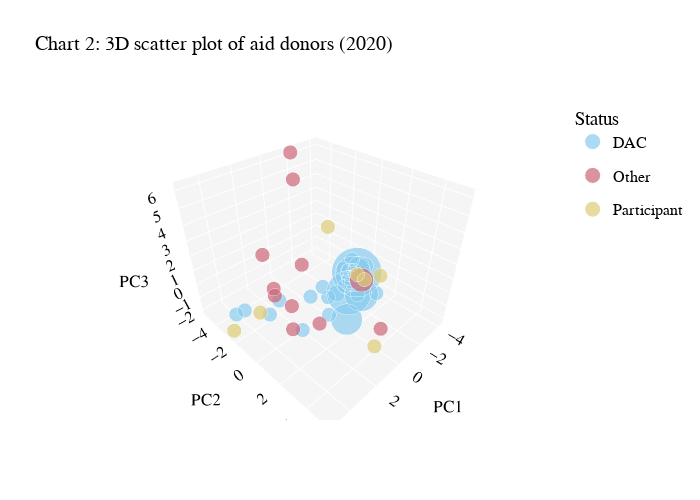

Notebook source saved alongside this figure:
### Code cell
fig15 = create_3D_scatterplot(transformed_df, 2)
fig15.show()

### Figure 1 — Plotly figure (JSON) as saved in the notebook; plotly's stock layout.template omitted (floating-point values rounded to 4 significant figures)
{"data": [{"hovertemplate": "%{text} <br>(%{x}, %{y}, %{z})", "legendgroup": "DAC", "marker": {"color": "rgb(136, 204, 238)", "size": [413.0, 829.2, 6349.0, 4248.0, 1273.0, 325.4, 90.73, 2987.0, 2869.0, 2344.0, 4196.0, 987.8, 299.1, 16260.0, 28710.0, 57.9, 3563.0, 35580.0, 18570.0, 2652.0, 1278.0, 14120.0, 5052.0, 417.9, 141.2, 5359.0, 452.3, 529.7, 2250.0], "sizemin": 20, "sizemode": "area", "sizeref": 15}, "mode": "markers", "name": "DAC", "showlegend": true, "text": ["Portugal", "Poland", "Sweden", "Italy", "Austria", "Greece", "Slovenia", "Spain", "Australia", "Belgium", "Norway", "Ireland", "Czech Republic", "Japan", "Germany", "Iceland", "Switzerland", "United States", "United Kingdom", "Denmark", "Finland", "France", "Canada", "Hungary", "Slovak Republic", "Netherlands", "Luxembourg", "New Zealand", "Korea"], "type": "scatter3d", "x": [1.5, 2.861, -3.9, -0.6348, -0.1285, 4.881, 3.944, -0.8665, -1.683, -2.582, -4.191, -2.77, -0.318, 0.4697, -1.471, -2.245, -2.322, -1.622, -2.626, -3.024, -2.648, -0.171, -2.269, 2.15, 2.465, -2.606, -3.37, -1.027, -0.1298], "y": [1.685, -1.936, -0.7245, 0.2588, -1.522, -2.269, -2.913, -0.6646, 0.6663, 0.3631, -0.4677, -0.04448, -0.6183, 2.977, 0.496, -0.1919, -0.1878, 0.8827, -0.177, -0.635, -1.029, 1.53, -0.1776, 0.1904, -1.407, -0.2488, 1.271, 0.5333, 1.781], "z": [-0.3115, -1.795, -1.091, -0.9137, -1.944, -0.6697, -1.394, -1.922, 0.4817, -2.131, -1.076, -0.8355, -0.7248, 1.3, -1.185, -0.2319, -0.8925, 0.5284, -0.7121, -0.04551, -0.7558, -1.896, -0.4078, -2.091, -0.5975, -1.318, -1.925, -0.4271, 1.13]}, {"hovertemplate": "%{text} <br>(%{x}, %{y}, %{z})", "legendgroup": "Other", "marker": {"color": "rgb(204, 102, 119)", "size": [72.02, 49.93, 8124.0, 53.4, 40.62, 291.0, 76.99, 406.4, 37.11, 14.83, 63.34], "sizemin": 20, "sizemode": "area", "sizeref": 15}, "mode": "markers", "name": "Other", "showlegend": true, "text": ["Lithuania", "Estonia", "Türkiye", "Malta", "Latvia", "Israel", "Croatia", "Chinese Taipei", "Kazakhstan", "Cyprus", "Thailand"], "type": "scatter3d", "x": [2.092, -0.1982, 1.771, 3.541, 1.138, 3.296, 3.251, 3.733, -2.011, -1.003, 1.629], "y": [-2.374, -2.35, 3.931, 1.023, -4.566, 2.77, -0.725, 1.273, -5.08, -3.761, 5.172], "z": [-0.4944, 0.1317, 3.512, -0.4364, 0.4521, 1.028, 0.6582, 1.485, 6.177, 5.153, 1.203]}, {"hovertemplate": "%{text} <br>(%{x}, %{y}, %{z})", "legendgroup": "Participant", "marker": {"color": "rgb(221, 204, 119)", "size": [1853.0, 85.72, 308.9, 388.4, 1821.0, 44.38, 591.5], "sizemin": 20, "sizemode": "area", "sizeref": 15}, "mode": "markers", "name": "Participant", "showlegend": true, "text": ["United Arab Emirates", "Bulgaria", "Romania", "Kuwait", "Saudi Arabia", "Azerbaijan", "Qatar"], "type": "scatter3d", "x": [-1.508, 4.121, 5.099, 2.079, -0.6205, -1.361, -0.7149], "y": [2.702, -0.999, -2.446, 5.234, 1.792, -1.235, 2.217], "z": [1.292, -0.1922, -1.925, 0.4029, 1.363, 2.846, 1.197]}], "layout": {"font": {"color": "black", "family": "Montserrat", "size": 14}, "height": 500, "legend": {"font": {"size": 16}, "title": {"text": "Status"}}, "scene": {"xaxis": {"backgroundcolor": "rgb(245, 245, 245)", "title": {"text": "PC1"}}, "yaxis": {"backgroundcolor": "rgb(245, 245, 245)", "title": {"text": "PC2"}}, "zaxis": {"backgroundcolor": "rgb(245, 245, 245)", "title": {"text": "PC3"}}}, "title": {"text": "Chart 2: 3D scatter plot of aid donors (2020)"}, "width": 700}}
